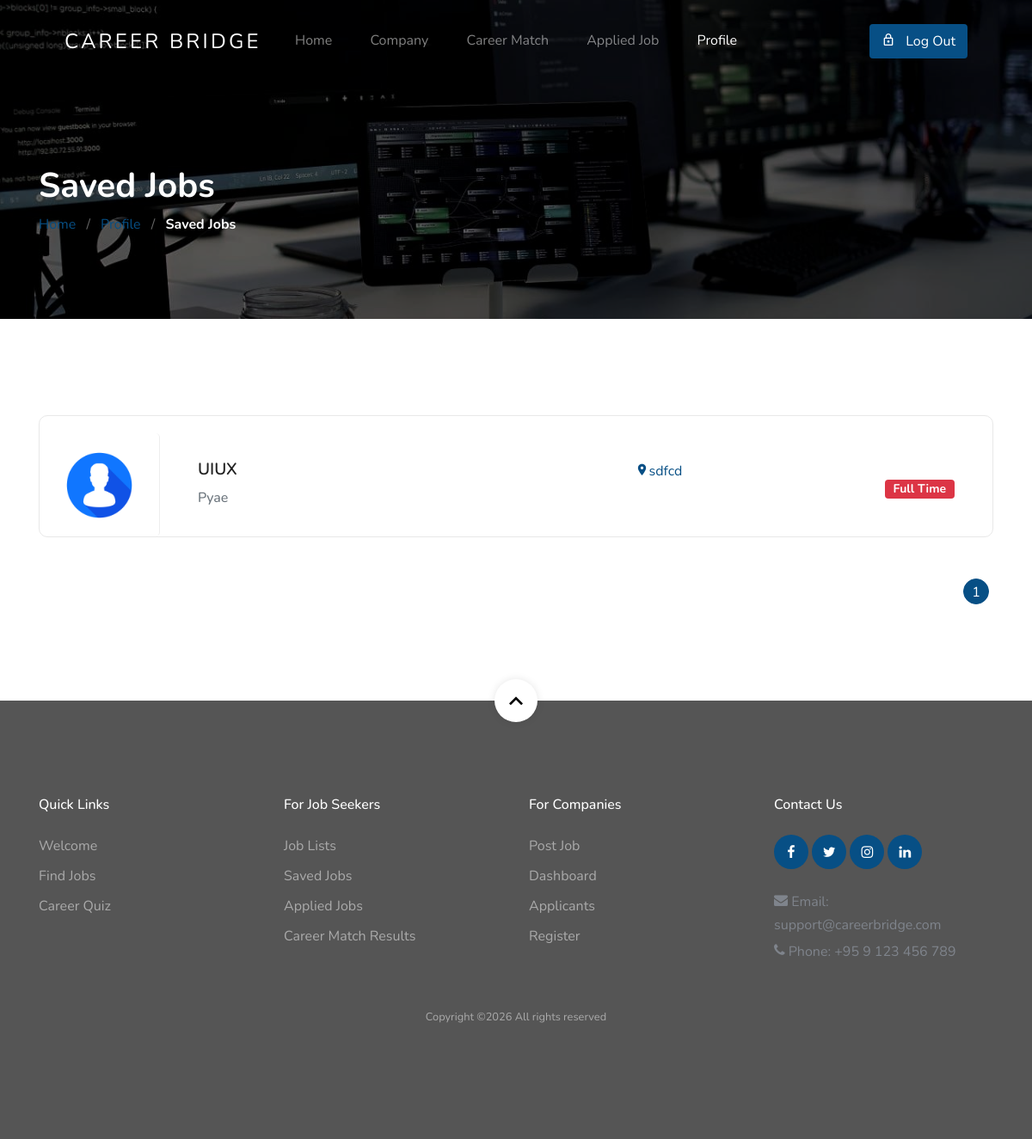
Before: /savedjobs (signed in) with the older database file.
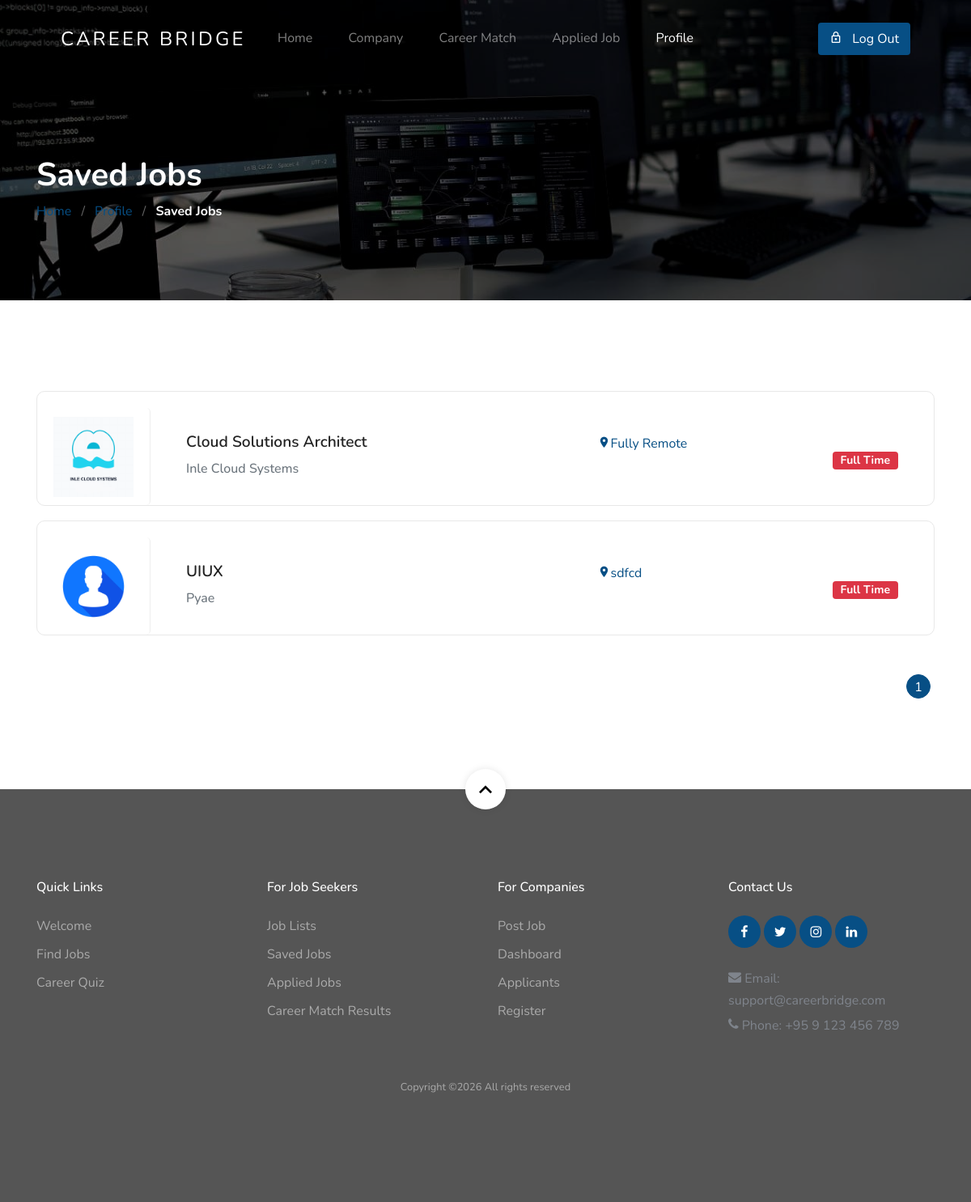
After: the same page with the newer database file.
### myapp/models.py (models this page shows, shortened)
class SaveJob(models.Model):
    employee = models.ForeignKey(
        Employee,
        on_delete=models.CASCADE
    )
    job = models.ForeignKey(Job, on_delete=models.CASCADE)

class Job(models.Model):
    company = models.ForeignKey(Company, on_delete=models.CASCADE)
    JOB_TYPE_CHOICES = [
        ('Full Time', 'Full Time'),
        ('Part Time', 'Part Time'),
        ('Internship', 'Internship'),
        ('Remote', 'Remote'),
    ]
    job_type = models.CharField(
        max_length=20,
        choices=JOB_TYPE_CHOICES
    )
    description = models.TextField()
    vacancy = models.PositiveIntegerField(default=1)
    salary = models.CharField(max_length=100)
    requirements = models.TextField()
    city = models.ForeignKey(City,on_delete=models.PROTECT)
    position = models.ForeignKey(Position, on_delete=models.PROTECT)
    location = models.CharField(max_length=100)
    posted_date = models.DateTimeField(auto_now_add=True)
    is_active = models.BooleanField(default=True)

class Company(models.Model):
    company_name = models.CharField(max_length=200)
    email = models.EmailField(unique=True)
    password = models.CharField(max_length=255)
    EMAIL_PROVIDER = [
        ('gmail', 'Gmail'),
        ('outlook', 'Outlook'),
        ('custom', 'Custom'),
    ]
    email_provider = models.CharField(
        max_length=20,
        choices=EMAIL_PROVIDER,
        default='gmail'
    )
    email_app_password = models.CharField(
    max_length=255,
    blank=True,
    null=True
)
    smtp_host = models.CharField(
        max_length=255,
        blank=True,
        null=True
    )
    smtp_port = models.IntegerField(
        default=587
    )
    phone = models.CharField(max_length=15)
    description = models.TextField()
    website = models.URLField(blank=True)
    address = models.TextField()
    profile_image = models.ImageField(upload_to='profile/', blank=True, null=True)
    tagline = models.CharField(max_length=255, blank=True, null=True)
    facebook = models.CharField(max_length=255, blank=True, null=True)
    twitter = models.CharField(max_length=255, blank=True, null=True)
    linkedin = models.CharField(max_length=255, blank=True, null=True)

class Position(models.Model):
    position_name = models.CharField(max_length=100, unique=True)
    def __str__(self):
        return self.position_name

### myapp/views.py (the view)
# urls.py: path('savedjobs', saved_jobs,name='savedjobs'),
def saved_jobs(request):
    employee_id = request.session.get("employee_id")
    if not employee_id:
        return redirect("employeelogin")
    employee = get_object_or_404(
        Employee,
        id=employee_id
    )
    saved = SaveJob.objects.filter(
        employee=employee
    ).select_related(
        "job",
        "job__company",
        "job__position"
    ).order_by("-id")
    paginator = Paginator(saved, 5)
    page_number = request.GET.get("page")
    page_obj = paginator.get_page(page_number)
    return render(
        request,
        "saved_jobs.html",
        {
            "employee": employee,
            "page_obj": page_obj
        }
    )

### templates/saved_jobs.html (shortened to what the changed rows need)
{% load static %}
<!DOCTYPE html>
<html lang="en">
<head>
<link rel="stylesheet" href="{% static 'css/custom-bs.css' %}">
<link rel="stylesheet" href="{% static 'css/jquery.fancybox.min.css' %}">
<link rel="stylesheet" href="{% static 'css/bootstrap-select.min.css' %}">
<link rel="stylesheet" href="{% static 'fonts/icomoon/style.css' %}">
<link rel="stylesheet" href="{% static 'fonts/line-icons/style.css' %}">
<link rel="stylesheet" href="{% static 'css/owl.carousel.min.css' %}">
<link rel="stylesheet" href="{% static 'css/animate.min.css' %}">
<link rel="stylesheet" href="{% static 'css/employ_profile_detail.css' %}">
<link rel="stylesheet" href="{% static 'css/style.css' %}">
</head>
<body id="top">
<div class="site-wrap">
<section class="section-hero overlay inner-page bg-image"
style="background-image:url('{% static 'images/hero.jpg' %}');"
id="home-section">
<div class="container">
<div class="row">
<div class="col-md-7">
<h1 class="text-white font-weight-bold">
Saved Jobs
</h1>
</div>
</div>
</div>
</section>
<section class="site-section" id="list">
      <div class="container">
       <ul class="job-listings mb-5">
          {% for i in page_obj %}
          <a href="{% url 'jobdetail' i.id %}" class="detail">
          <li class="job-listing d-block d-sm-flex pb-3 pb-sm-0 align-items-center">
            <div class="job-listing-logo mb-3 mb-sm-0 d-flex align-items-center justify-content-center"
         style="width: 120px; height: 120px; min-width: 120px; flex-shrink: 0; background: #fff; overflow: hidden; border-radius: 5px;">
{% if i.job.company.profile_image %}
        <img src="{{ i.job.company.profile_image.url }}" alt="{{ job.company.company_name }}" style="width: 100%; height: 100%; object-fit: contain; padding: 0px;">
      {% else %}
        <img src="{% static 'images/default-profile.jpg' %}" alt="Default Company Logo" style="width: 100%; height: 100%; object-fit: contain; padding: 0px;">
      {% endif %}
    </div>
             <div class="job-listing-about d-sm-flex custom-width w-100 justify-content-between mx-4">
              <div class="job-listing-position custom-width w-40 mb-3 mb-sm-0">
                <h2>{{i.job.position}}</h2>
                <strong>{{i.job.company.company_name}}</strong>
              </div>
              <div class="job-listing-location mb-3 mb-sm-0 custom-width w-25"
     style="color:#074f85 !important; transform:translateX(-70px);">
    <span class="icon-room"></span>{{i.job.location}}
</div>
              <div class="job-listing-meta">
                <span class="badge badge-danger" style="color:#fff">{{i.job.job_type}}</span>
              </div>
            </div>
          </li>
           </a>
          {% empty %}
<p>No jobs found.</p>
          {% endfor %}
        </ul>
        <div class="row pagination-wrap">
    <div class="col-md-12 text-center text-md-right">
        <div class="custom-pagination ml-auto">
            <div class="d-inline-block">
                {% for num in page_obj.paginator.page_range %}
                    {% if page_obj.number == num %}
                        <a href="?page={{ num }}#list" class="active">
                            {{ num }}
                        </a>
                    {% else %}
                        <a href="?page={{ num }}#list">
                            {{ num }}
                        </a>
                    {% endif %}
                {% endfor %}
            </div>
        </div>
    </div>
</div>
</div>
</section>
  </div>
  </body>
</html>

Changed rows visible on the page:
added SaveJob: job.company.profile_image (picture), job.position "Cloud Solutions Architect", job.company.company_name "Inle Cloud Systems", job.location "Fully Remote", job.job_type "Full Time"
